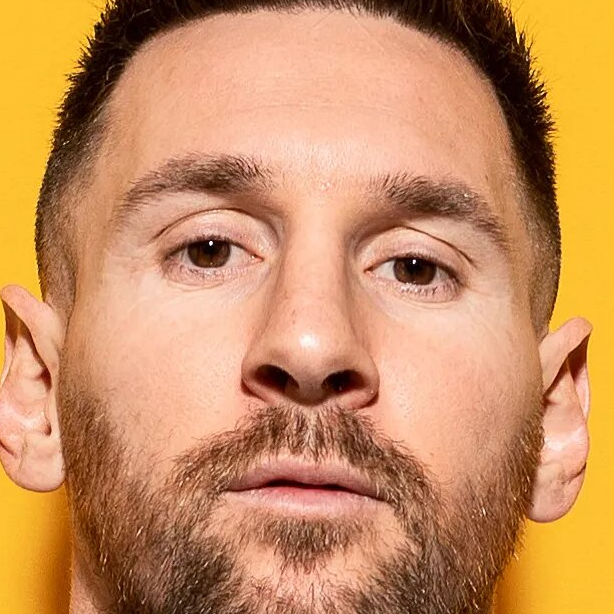
#> input picture celeb_images/lionel_messi.png, 614 x 614 px
$ python -i app.py   (imports and definitions only)
#> lines starting #> are read from the running program, lines starting #| are printed output that depends on the picture
#> further down, picture is the input picture: PIL image 614x614 RGB; mean R, G, B 201.1, 143.4, 96.3
import pickle
import json
import os
import streamlit as st
from PIL import Image
import cv2
import pywt
import numpy as np

# Load the model and dictionary
# [5 lines not run here, left out]

face_cascade = cv2.CascadeClassifier('./model/opencv/haarcascades/haarcascade_frontalface_default.xml')
eye_cascade = cv2.CascadeClassifier('./model/opencv/haarcascades/haarcascade_eye.xml')


# [70 lines left out: functions get_cropped_image_if_2_eyes, w2d, preprocess_image, expected_celebrities, not called in this run]

face_cascade = cv2.CascadeClassifier('./model/opencv/haarcascades/haarcascade_frontalface_default.xml')
eye_cascade = cv2.CascadeClassifier('./model/opencv/haarcascades/haarcascade_eye.xml')


def get_cropped_image_if_2_eyes(img):
    gray = cv2.cvtColor(img, cv2.COLOR_BGR2GRAY)
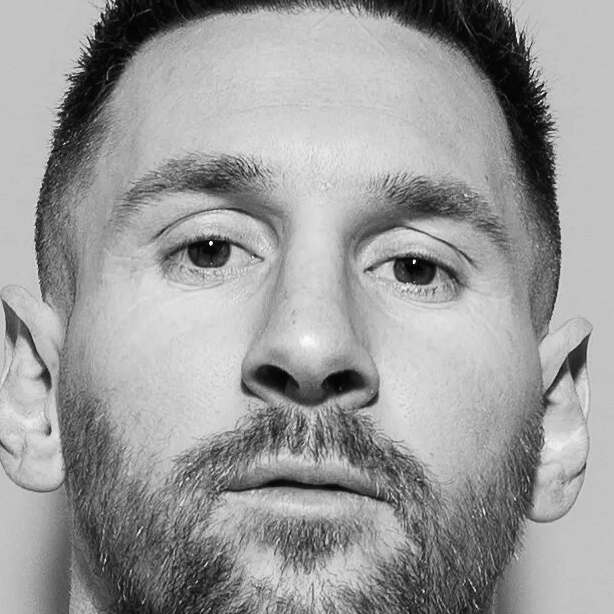
#> gray: shape (614, 614); min 1, max 254, mean 155.3
    faces = face_cascade.detectMultiScale(gray, 1.3, 5)
#> faces = [[23, 23, 559, 559]]
    for (x, y, w, h) in faces:
        roi_gray = gray[y:y+h, x:x+w]
        roi_color = img[y:y+h, x:x+w]
        eyes = eye_cascade.detectMultiScale(roi_gray)
        if len(eyes) >= 2:
            return roi_color
#> this loop made 1 pass
#> (x, y, w, h, eyes) on pass 1: (23, 23, 559, 559, [[122, 170, 117, 117], [323, 184, 125, 125]])
#> pass 1, in get_cropped_image_if_2_eyes, `roi_gray = gray[y:y+h, x:x+w]`:
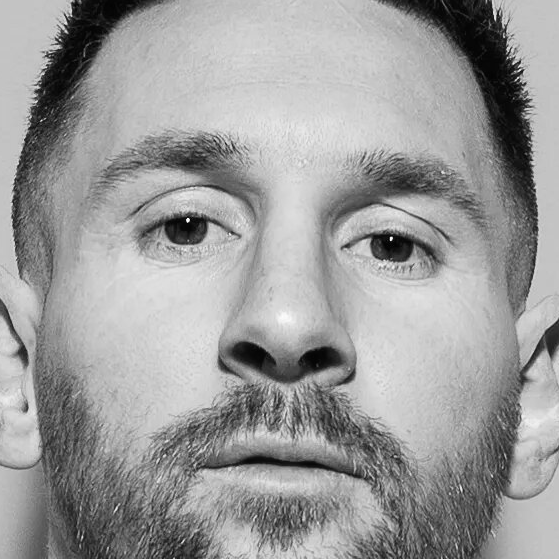
#> roi_gray: shape (559, 559); min 1, max 254, mean 155.6
#> pass 1, in get_cropped_image_if_2_eyes, `roi_color = img[y:y+h, x:x+w]`:
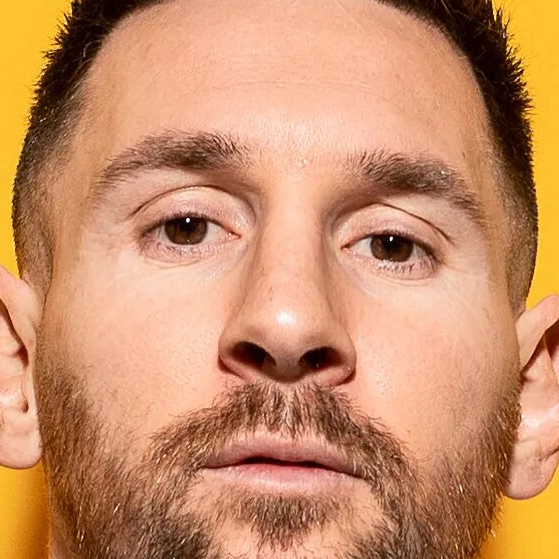
#> roi_color: shape (559, 559, 3); mean B, G, R 104.4, 142.6, 200.7
    return None

def w2d(img, mode='haar', level=1):
#> called with mode = 'haar', level = 1
    imArray = img
    # Convert to grayscale if the image has 3 channels
    if len(imArray.shape) == 3:
        imArray = cv2.cvtColor(imArray, cv2.COLOR_RGB2GRAY)
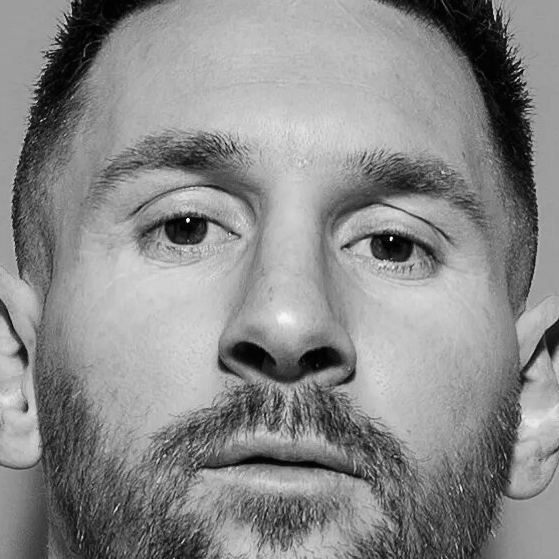
#> imArray: shape (559, 559); min 0, max 254, mean 137.8
    imArray = np.float32(imArray)
    imArray /= 255
    # Compute coefficients
    coeffs = pywt.wavedec2(imArray, mode, level=level)
#> coeffs = 2 items

    # Process coefficients
    coeffs_H = list(coeffs)
#> coeffs_H = 2 items
    coeffs_H[0] *= 0

    # Reconstruction
    imArray_H = pywt.waverec2(coeffs_H, mode)
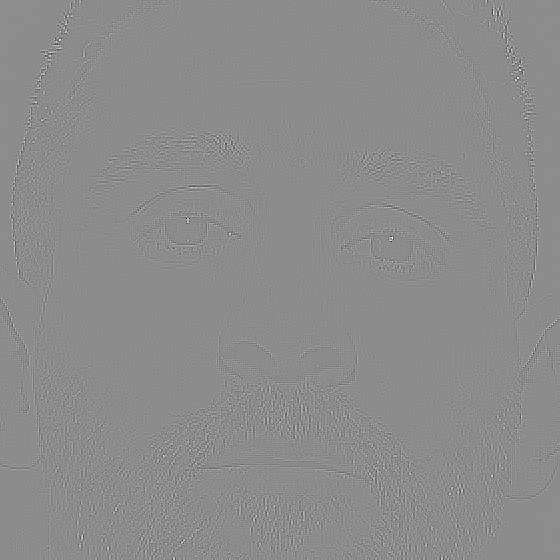
#> imArray_H: shape (560, 560) float32; min -0.611, max 0.501, mean -4.61e-12; drawn with min black and max white
    imArray_H *= 255
    imArray_H = np.uint8(imArray_H)
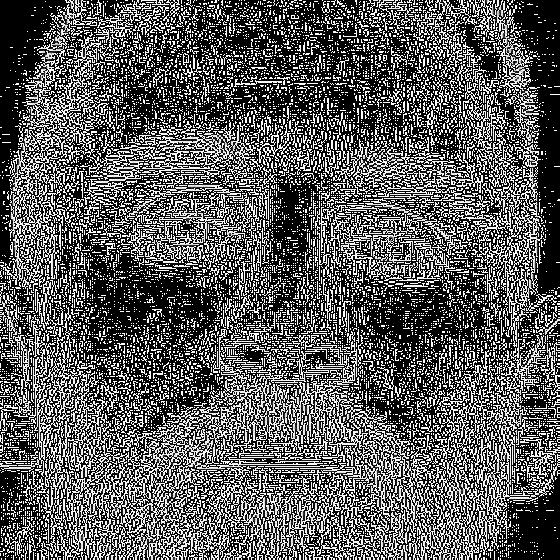
#> imArray_H: shape (560, 560); min 0, max 255, mean 91.5

    return imArray_H

def preprocess_image(img):
    img_array = np.array(img.convert('RGB'))
    img_cv = cv2.cvtColor(img_array, cv2.COLOR_RGB2BGR)

    # Detect face and crop image if face with two eyes is found
    # Pass OpenCV-compatible format to next function
    cropped_image = get_cropped_image_if_2_eyes(img_cv)

    if cropped_image is None:
        print("Face with two eyes not detected in the image.")
        return None

    # Apply wavelet transformation
    wavelet_image = w2d(cropped_image)

    # Resize the images to 32x32
    scalled_raw_img = cv2.resize(cropped_image, (32, 32))
    scalled_img_har = cv2.resize(wavelet_image, (32, 32))
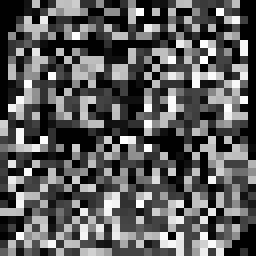
#> scalled_img_har: shape (32, 32) (shown 8 times larger); min 0, max 255, mean 90.1

    # Combine the raw and wavelet-transformed images into a single feature vector
    combined_img = np.vstack((scalled_raw_img.reshape(32*32*3, 1), scalled_img_har.reshape(32*32, 1)))
#> combined_img = 4096 values, max 255 at index 11, min 0 at index 18, mean 133.2

    # Prepare the data in the correct format for prediction
    X = np.array([combined_img]).reshape(1, 4096).astype(float)

    return X


# [10 lines left out: function expected_celebrities, not called in this run]


# Reverse dictionary for prediction label
# [1 line that did not run here, left out]

# [8 lines left out: function predict_celeb, not called in this run]


# Streamlit app
# [25 lines not run here, left out]

>>> from PIL import Image
>>> picture = Image.open('celeb_images/lionel_messi.png')
>>> result = preprocess_image(picture)

$ run again, on celeb_images/sunil_chhetri.png
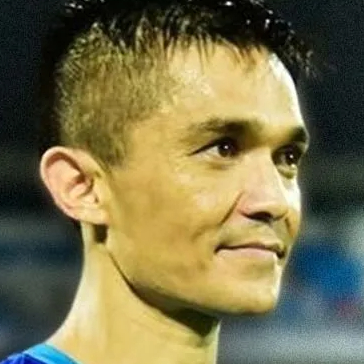
#> input picture celeb_images/sunil_chhetri.png, 364 x 364 px
#> picture is the input picture: PIL image 364x364 RGB; mean R, G, B 119.4, 112.9, 76.2
#> faces = [[165, 82, 179, 179]]
#> the loop in get_cropped_image_if_2_eyes, `for (x, y, w, h) in faces:` made 1 pass
#> (x, y, w, h, eyes) on pass 1: (165, 82, 179, 179, [[106, 58, 31, 31], [25, 38, 57, 57]])
#> in w2d, `imArray = cv2.cvtColor(imArray, cv2.COLOR_RGB2GRAY)`:
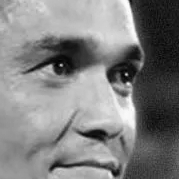
#> imArray: shape (179, 179); min 1, max 254, mean 128.1
#> coeffs = 2 items
#> in preprocess_image, `scalled_img_har = cv2.resize(wavelet_image, (32, 32))`:
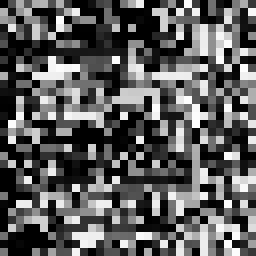
#> scalled_img_har: shape (32, 32) (shown 8 times larger); min 0, max 254, mean 91.5
#> combined_img = 4096 values, max 255 at index 67, min 0 at index 801, mean 119.8
